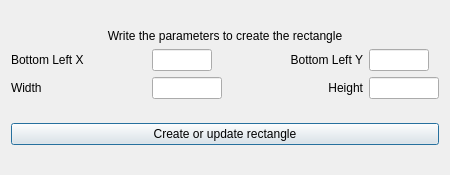
<?xml version="1.0" encoding="UTF-8"?>
<ui version="4.0">
 <class>rectangleCreation</class>
 <widget class="QDialog" name="rectangleCreation">
  <property name="geometry">
   <rect>
    <x>0</x>
    <y>0</y>
    <width>450</width>
    <height>175</height>
   </rect>
  </property>
  <property name="minimumSize">
   <size>
    <width>450</width>
    <height>175</height>
   </size>
  </property>
  <property name="windowTitle">
   <string>rectangleCreation</string>
  </property>
  <layout class="QGridLayout" name="gridLayout_2">
   <item row="0" column="0">
    <layout class="QGridLayout" name="gridLayout">
     <item row="2" column="1">
      <widget class="QLineEdit" name="widthLineEdit">
       <property name="minimumSize">
        <size>
         <width>70</width>
         <height>0</height>
        </size>
       </property>
       <property name="maximumSize">
        <size>
         <width>70</width>
         <height>16777215</height>
        </size>
       </property>
      </widget>
     </item>
     <item row="2" column="2">
      <widget class="QLabel" name="label_5">
       <property name="text">
        <string>Height</string>
       </property>
       <property name="alignment">
        <set>Qt::AlignRight|Qt::AlignTrailing|Qt::AlignVCenter</set>
       </property>
      </widget>
     </item>
     <item row="2" column="0">
      <widget class="QLabel" name="label_3">
       <property name="text">
        <string>Width</string>
       </property>
      </widget>
     </item>
     <item row="1" column="0">
      <widget class="QLabel" name="label_2">
       <property name="text">
        <string>Bottom Left X</string>
       </property>
      </widget>
     </item>
     <item row="1" column="2">
      <widget class="QLabel" name="label_4">
       <property name="text">
        <string>Bottom Left Y</string>
       </property>
       <property name="alignment">
        <set>Qt::AlignRight|Qt::AlignTrailing|Qt::AlignVCenter</set>
       </property>
      </widget>
     </item>
     <item row="1" column="1">
      <widget class="QLineEdit" name="bottomLeftXLineEdit">
       <property name="minimumSize">
        <size>
         <width>60</width>
         <height>0</height>
        </size>
       </property>
       <property name="maximumSize">
        <size>
         <width>60</width>
         <height>16777215</height>
        </size>
       </property>
      </widget>
     </item>
     <item row="1" column="3">
      <widget class="QLineEdit" name="bottomLeftYLineEdit">
       <property name="minimumSize">
        <size>
         <width>60</width>
         <height>0</height>
        </size>
       </property>
       <property name="maximumSize">
        <size>
         <width>60</width>
         <height>16777215</height>
        </size>
       </property>
      </widget>
     </item>
     <item row="2" column="3">
      <widget class="QLineEdit" name="heightLineEdit">
       <property name="minimumSize">
        <size>
         <width>70</width>
         <height>0</height>
        </size>
       </property>
       <property name="maximumSize">
        <size>
         <width>70</width>
         <height>16777215</height>
        </size>
       </property>
      </widget>
     </item>
     <item row="0" column="0" colspan="4">
      <widget class="QLabel" name="label">
       <property name="sizePolicy">
        <sizepolicy hsizetype="Preferred" vsizetype="Fixed">
         <horstretch>0</horstretch>
         <verstretch>0</verstretch>
        </sizepolicy>
       </property>
       <property name="text">
        <string>Write the parameters to create the rectangle</string>
       </property>
       <property name="alignment">
        <set>Qt::AlignCenter</set>
       </property>
      </widget>
     </item>
    </layout>
   </item>
   <item row="1" column="0">
    <widget class="QPushButton" name="createButton">
     <property name="text">
      <string>Create or update rectangle</string>
     </property>
    </widget>
   </item>
  </layout>
 </widget>
 <resources/>
 <connections/>
</ui>
